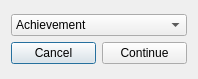
<?xml version="1.0" encoding="UTF-8"?>
<ui version="4.0">
 <class>NewEntryChooser</class>
 <widget class="QDialog" name="NewEntryChooser">
  <property name="geometry">
   <rect>
    <x>0</x>
    <y>0</y>
    <width>198</width>
    <height>79</height>
   </rect>
  </property>
  <property name="windowTitle">
   <string>New Entry Type</string>
  </property>
  <layout class="QVBoxLayout" name="verticalLayout_2">
   <item>
    <layout class="QVBoxLayout" name="verticalLayout">
     <item>
      <layout class="QHBoxLayout" name="horizontalLayout">
       <item>
        <widget class="QComboBox" name="comboBox">
         <item>
          <property name="text">
           <string>Achievement</string>
          </property>
         </item>
         <item>
          <property name="text">
           <string>Image</string>
          </property>
         </item>
         <item>
          <property name="text">
           <string>Setting - Int32</string>
          </property>
         </item>
         <item>
          <property name="text">
           <string>Setting - Int64</string>
          </property>
         </item>
         <item>
          <property name="text">
           <string>Setting - Double</string>
          </property>
         </item>
         <item>
          <property name="text">
           <string>Setting - String</string>
          </property>
         </item>
         <item>
          <property name="text">
           <string>Setting - Float</string>
          </property>
         </item>
         <item>
          <property name="text">
           <string>Setting - Binary</string>
          </property>
         </item>
         <item>
          <property name="text">
           <string>Setting - DateTime</string>
          </property>
         </item>
         <item>
          <property name="text">
           <string>Title</string>
          </property>
         </item>
         <item>
          <property name="text">
           <string>String</string>
          </property>
         </item>
         <item>
          <property name="text">
           <string>Avatar Award</string>
          </property>
         </item>
        </widget>
       </item>
      </layout>
     </item>
     <item>
      <layout class="QHBoxLayout" name="horizontalLayout_2">
       <item>
        <widget class="QPushButton" name="pushButton_2">
         <property name="text">
          <string>Cancel</string>
         </property>
         <property name="icon">
          <iconset resource="images.qrc">
           <normaloff>:/images/cancel.png</normaloff>:/images/cancel.png</iconset>
         </property>
        </widget>
       </item>
       <item>
        <widget class="QPushButton" name="pushButton">
         <property name="text">
          <string>Continue</string>
         </property>
         <property name="icon">
          <iconset resource="images.qrc">
           <normaloff>:/images/continue.png</normaloff>:/images/continue.png</iconset>
         </property>
        </widget>
       </item>
      </layout>
     </item>
    </layout>
   </item>
  </layout>
 </widget>
 <resources>
  <include location="images.qrc"/>
 </resources>
 <connections/>
</ui>
